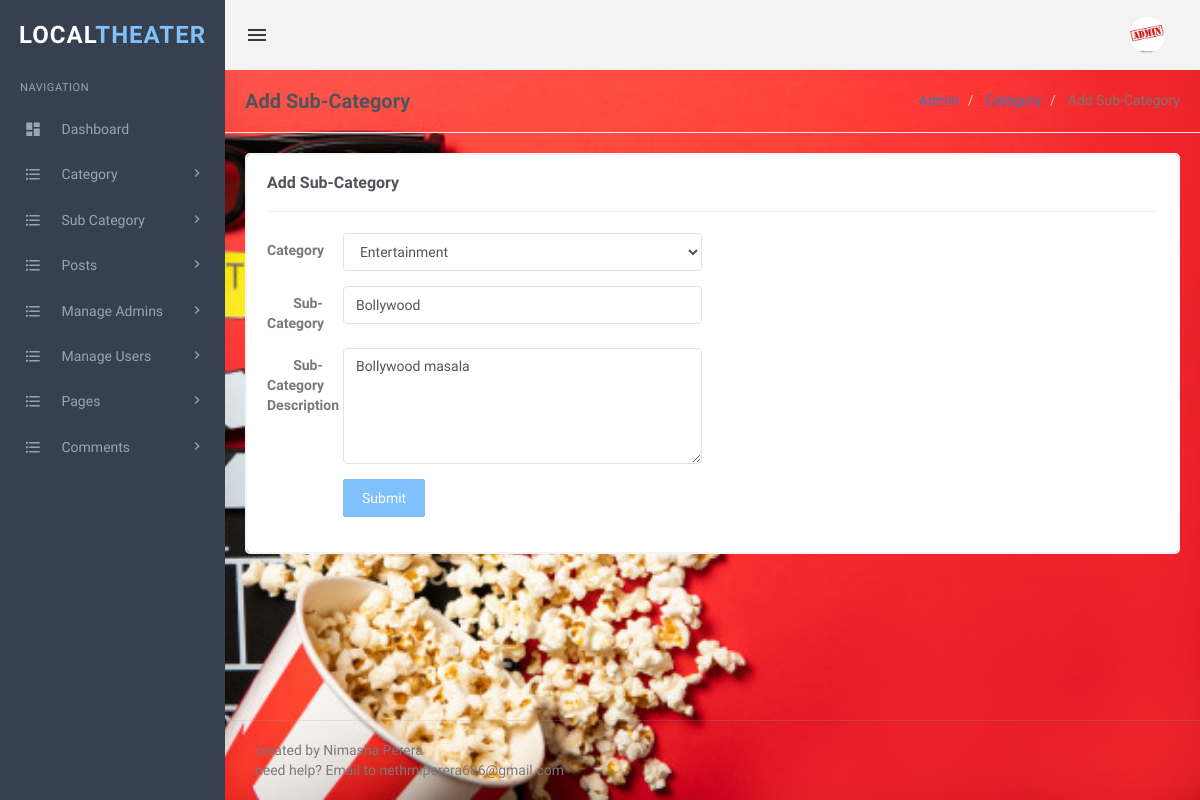
/localtheater/admin/edit-subcategory.php?scid=3 (signed in), run on the app's committed database.
### tables this page shows
CREATE TABLE `tblsubcategory` (
  `SubCategoryId` int(11) NOT NULL,
  `CategoryId` int(11) DEFAULT NULL,
  `Subcategory` varchar(255) DEFAULT NULL,
  `SubCatDescription` mediumtext DEFAULT NULL,
  `PostingDate` timestamp NOT NULL DEFAULT current_timestamp(),
  `UpdationDate` timestamp NULL DEFAULT NULL,
  `Is_Active` int(1) DEFAULT NULL
);

CREATE TABLE `tblcategory` (
  `id` int(11) NOT NULL,
  `CategoryName` varchar(200) DEFAULT NULL,
  `Description` mediumtext DEFAULT NULL,
  `PostingDate` timestamp NULL DEFAULT current_timestamp(),
  `UpdationDate` timestamp NULL DEFAULT NULL,
  `Is_Active` int(1) DEFAULT NULL
);

### localtheater/admin/edit-subcategory.php (the view, shortened to what this page needs)
<?php
include('includes/config.php');
if(strlen($_SESSION['login'])==0)
  {
header('location:index.php');
}
else{
?>
<!DOCTYPE html>
<html lang="en">
    <head>
        <link href="assets/css/bootstrap.min.css" rel="stylesheet" type="text/css" />
        <link href="assets/css/core.css" rel="stylesheet" type="text/css" />
        <link href="assets/css/components.css" rel="stylesheet" type="text/css" />
        <link href="assets/css/icons.css" rel="stylesheet" type="text/css" />
        <link href="assets/css/pages.css" rel="stylesheet" type="text/css" />
        <link href="assets/css/menu.css" rel="stylesheet" type="text/css" />
        <link href="assets/css/responsive.css" rel="stylesheet" type="text/css" />
		<link rel="stylesheet" href="../plugins/switchery/switchery.min.css">
    </head>
    <body class="fixed-left">
        <div id="wrapper">
 <?php include('includes/topheader.php');?>
           <?php include('includes/leftsidebar.php');?>
            <div class="content-page">
                <div class="content">
                    <div class="container">
                        <div class="row">
							<div class="col-xs-12">
								<div class="page-title-box">
                                    <h4 class="page-title">Add Sub-Category</h4>
                                    <ol class="breadcrumb p-0 m-0">
                                        <li>
                                            <a href="#">Admin</a>
                                        </li>
                                        <li>
                                            <a href="#">Category </a>
                                        </li>
                                        <li class="active">
                                            Add Sub-Category
                                        </li>
                                    </ol>
                                    <div class="clearfix"></div>
                                </div>
							</div>
						</div>
                        <div class="row">
                            <div class="col-sm-12">
                                <div class="card-box">
                                    <h4 class="m-t-0 header-title"><b>Add Sub-Category </b></h4>
                                    <hr />
<div class="row">
<div class="col-sm-6">
</div>
</div>
<?php
$subcatid=intval($_GET['scid']);
$query=mysqli_query($con,"Select tblcategory.CategoryName as catname,tblcategory.id as catid,tblsubcategory.Subcategory as subcatname,tblsubcategory.SubCatDescription as SubCatDescription,tblsubcategory.PostingDate as subcatpostingdate,tblsubcategory.UpdationDate as subcatupdationdate,tblsubcategory.SubCategoryId as subcatid from tblsubcategory join tblcategory on tblsubcategory.CategoryId=tblcategory.id where tblsubcategory.Is_Active=1 and  SubCategoryId='$subcatid'");
while($row=mysqli_fetch_array($query))
{
?>
                        			<div class="row">
                        				<div class="col-md-6">
                        					<form class="form-horizontal" name="category" method="post">
	                                            <div class="form-group">
	                                                <label class="col-md-2 control-label">Category</label>
	                                                <div class="col-md-10">
	                                                  <select class="form-control" name="category" required>
                                                   <option value="<?php echo htmlentities($row['catid']);?>"><?php echo htmlentities($row['catname']);?></option>
                                                        </select>
	                                                </div>
	                                            </div>
    <div class="form-group">
                                                    <label class="col-md-2 control-label">Sub-Category</label>
                                                    <div class="col-md-10">
                                                        <input type="text" class="form-control" value="<?php echo htmlentities($row['subcatname']);?>" name="subcategory" required>
                                                    </div>
                                                </div>
	                                            <div class="form-group">
	                                                <label class="col-md-2 control-label">Sub-Category Description</label>
	                                                <div class="col-md-10">
	                                   <textarea class="form-control" rows="5" name="sucatdescription" required><?php echo htmlentities($row['SubCatDescription']);?></textarea>
	                                                </div>
	                                            </div>
<?php } ?>
        <div class="form-group">
                                                    <label class="col-md-2 control-label">&nbsp;</label>
                                                    <div class="col-md-10">
                                                <button type="submit" class="btn btn-custom waves-effect waves-light btn-md" name="submitsubcat">
                                                    Submit
                                                </button>
                                                    </div>
                                                </div>
	                                        </form>
                        				</div>
                        			</div>
                                </div>
                            </div>
                        </div>
                    </div>
                </div>
<?php include('includes/footer.php');?>
            </div>
        </div>
    </body>
</html>
<?php } ?>

### localtheater/admin/assets/css/core.css (style rules this page uses)
body { font-family: 'Varela Round', sans-serif; margin: 0; padding-bottom: 60px; overflow-x: hidden; color: #797979; }
html { position: relative; min-height: 100%; }
.h1, .h2, .h3, .h4, .h5, .h6, h1, h2, h3, h4, h5, h6 { color: #505458; font-family: 'Hind Madurai', sans-serif; margin: 10px 0; }
* { outline: none !important; }
b, strong { font-weight: 600; font-family: 'Hind Madurai', sans-serif; }
.container { width: auto; }
#wrapper { height: 100%; overflow: hidden; width: 100%; }
.p-0 { padding: 0 !important; }
.m-0 { margin: 0 !important; }
.m-t-0 { margin-top: 0 !important; }
.card-box { padding: 20px; border: 2px solid #f3f3f3; -webkit-border-radius: 5px; border-radius: 5px; -moz-border-radius: 5px; background-clip: padding-box; margin-bottom: 20px; background-color: #ffffff; }
.row { margin-right: -10px; margin-left: -10px; }
.col-lg-1, .col-lg-10, .col-lg-11, .col-lg-12, .col-lg-2, .col-lg-3, .col-lg-4, .col-lg-5, .col-lg-6, .col-lg-7, .col-lg-8, .col-lg-9, .col-md-1, .col-md-10, .col-md-11, .col-md-12, .col-md-2, .col-md-3, .col-md-4, .col-md-5, .col-md-6, .col-md-7, .col-md-8, .col-md-9, .col-sm-1, .col-sm-10, .col-sm-11, .col-sm-12, .col-sm-2, .col-sm-3, .col-sm-4, .col-sm-5, .col-sm-6, .col-sm-7, .col-sm-8, .col-sm-9, .col-xs-1, .col-xs-10, .col-xs-11, .col-xs-12, .col-xs-2, .col-xs-3, .col-xs-4, .col-xs-5, .col-xs-6, .col-xs-7, .col-xs-8, .col-xs-9 { padding-left: 10px; padding-right: 10px; }
.breadcrumb { background-color: transparent; margin-bottom: 15px; padding-top: 10px; padding-left: 0; }
.waves-effect { position: relative; cursor: pointer; display: inline-block; overflow: hidden; -webkit-user-select: none; -moz-user-select: none; -ms-user-select: none; user-select: none; -webkit-tap-highlight-color: transparent; vertical-align: middle; z-index: 1; will-change: opacity, transform; -webkit-transition: all 0.3s ease-out; -moz-transition: all 0.3s ease-out; -o-transition: all 0.3s ease-out; -ms-transition: all 0.3s ease-out; transition: all 0.3s ease-out; }

### localtheater/admin/assets/css/menu.css (style rules this page uses)
.content-page { margin-left: 225px; overflow: hidden; }
.content-page .content { padding: 0 5px 10px 5px; margin-top: 70px; }
.page-title { font-size: 20px; margin-bottom: 0; margin-top: 0; font-weight: 600; }
.header-title { font-size: 16px; line-height: 16px; margin-bottom: 8px; font-weight: 600; }
.page-title-box { padding: 20px; border-bottom: 1px solid #eee; margin: 0 -20px 20px -20px; }
.page-title-box .page-title { margin-bottom: 0; float: left; }
.page-title-box .breadcrumb { float: right; background-color: transparent !important; }

### localtheater/admin/edit-subcategory.php (style rules this page uses)
body { background-image: url('nim56.jpg'); background-repeat: no-repeat; background-attachment: fixed; background-size: cover; }

### data on the page
tblsubcategory: category "Entertainment", subcategory "Bollywood", sucatdescription "Bollywood masala"
